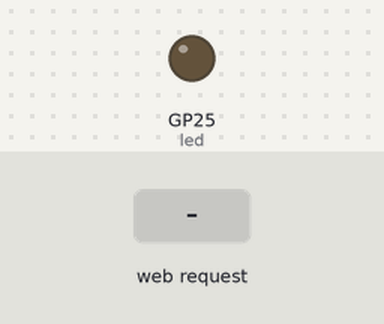
Bench run of a program on a simulated Raspberry Pi Pico running MicroPython. On the bench: output pins drawn as LEDs (lit = HIGH). The inputs (shaded band) are chosen by the test bench. WiFi joins after 1.5 s; what the program prints to the serial console is not drawn.

Above: at 3.2 s.
3.3 s: HTTP request GET /led/on received
At 4.5 s:
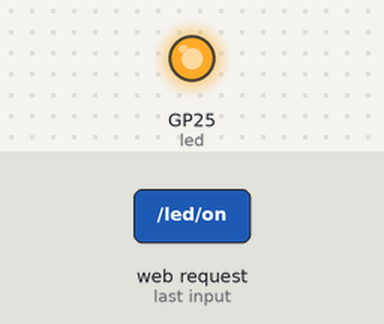
4.8 s: HTTP request GET /led/off received
At 5.8 s:
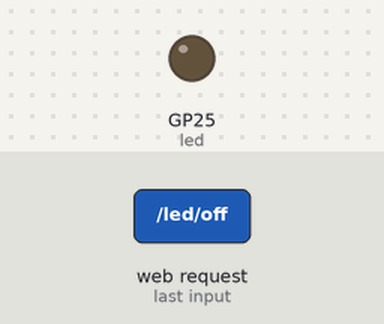
Timing chart, 0 to 7.8 s (numbered marks = the images above; inputs shaded):
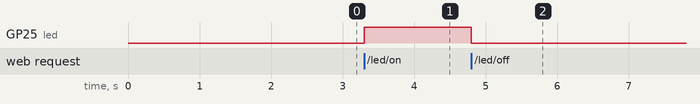

The program:

Practice7_Hybrid_WiFi_Manager__AP_+_STA_Mode_.py
```python
import network
import socket
import time
from machine import Pin

# ==========================================
# Wi-Fi Configuration
# ==========================================

SSID = "NUM DIGITAL"
PASSWORD = "num@digital"

AP_SSID = "14_Srun_Sochettra"
AP_PASSWORD = "12345678"

CONNECTION_TIMEOUT = 10

# ==========================================
# LED Setup
# ==========================================

led = Pin("LED", Pin.OUT)

# ==========================================
# STA Interface
# ==========================================

wlan = network.WLAN(network.STA_IF)
wlan.active(True)

# ==========================================
# AP Interface
# ==========================================

ap = network.WLAN(network.AP_IF)

# ==========================================
# Connect to Wi-Fi
# ==========================================

def connect_sta():

    print("Connecting to Wi-Fi...")

    wlan.connect(SSID, PASSWORD)

    timeout = CONNECTION_TIMEOUT

    while timeout > 0:

        status = wlan.status()

        if status >= 3:
            break

        print("Waiting for connection...")
        timeout -= 1
        time.sleep(1)

    if wlan.isconnected():

        ip = wlan.ifconfig()[0]

        print("\n✅ STA MODE ACTIVE")
        print("Connected to:", SSID)
        print("IP Address:", ip)

        return ip

    else:
        print("\n❌ STA connection failed")

        return None

# ==========================================
# Start Access Point
# ==========================================

def start_ap():

    ap.active(True)

    ap.config(
        essid=AP_SSID,
        password=AP_PASSWORD
    )

    ip = ap.ifconfig()[0]

    print("\n📡 AP MODE ACTIVE")
    print("SSID:", AP_SSID)
    print("Password:", AP_PASSWORD)
    print("AP IP Address:", ip)

    return ip

# ==========================================
# Web Page
# ==========================================

def webpage():

    led_state = "ON" if led.value() else "OFF"

    html = f"""
    <!DOCTYPE html>
    <html>
    <head>
        <title>Pico W Hybrid IoT</title>
        <meta name="viewport" content="width=device-width, initial-scale=1">

        <style>
            body {{
                font-family: Arial;
                text-align: center;
                margin-top: 40px;
                background-color: #f2f2f2;
            }}

            h1 {{
                color: #333;
            }}

            .card {{
                background: white;
                padding: 20px;
                margin: auto;
                width: 300px;
                border-radius: 10px;
                box-shadow: 0px 0px 10px rgba(0,0,0,0.2);
            }}

            button {{
                width: 120px;
                height: 50px;
                font-size: 18px;
                margin: 10px;
                border: none;
                border-radius: 8px;
                cursor: pointer;
            }}

            .on {{
                background-color: green;
                color: white;
            }}

            .off {{
                background-color: red;
                color: white;
            }}
        </style>
    </head>

    <body>

        <div class="card">

            <h1>Pico W Hybrid IoT</h1>

            <p><b>LED State:</b> {led_state}</p>

            <a href="/led/on">
                <button class="on">LED ON</button>
            </a>

            <a href="/led/off">
                <button class="off">LED OFF</button>
            </a>

        </div>

    </body>
    </html>
    """

    return html

# ==========================================
# Start Server
# ==========================================

def start_server(ip):

    addr = socket.getaddrinfo(ip, 80)[0][-1]

    server = socket.socket()

    server.bind(addr)

    server.listen(1)

    print("\n🌐 Web Server Running")
    print("Open browser:", "http://" + ip)

    while True:

        client, addr = server.accept()

        print("Client connected:", addr)

        request = client.recv(1024)

        request = str(request)

        # ------------------------------
        # LED ON
        # ------------------------------
        if "/led/on" in request:
            led.value(1)

        # ------------------------------
        # LED OFF
        # ------------------------------
        if "/led/off" in request:
            led.value(0)

        response = webpage()

        client.send("HTTP/1.1 200 OK\r\n")
        client.send("Content-Type: text/html\r\n")
        client.send("Connection: close\r\n\r\n")
        client.sendall(response)

        client.close()

# ==========================================
# MAIN PROGRAM
# ==========================================

ip = connect_sta()

# If STA fails -> Start AP
if ip is None:
    ip = start_ap()

# Start Web Server
start_server(ip)
```

Measured:
- after the input at 3.3 s, GP25 (led): LOW → HIGH at once
- after the input at 4.8 s, GP25 (led): HIGH → LOW at once
